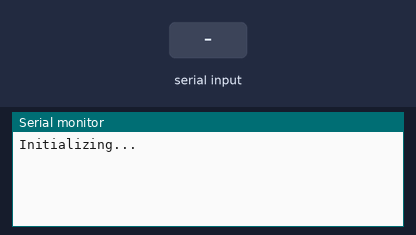
Bench run of a sketch on a simulated Arduino Uno, built with avr-gcc and run on an emulated ATmega328P. Parts: the last lines printed to the serial monitor. The inputs (shaded band) are chosen by the test bench.

Above: at 1.2 s.
1.3 s: "1\n" received over Serial
At 2.5 s:
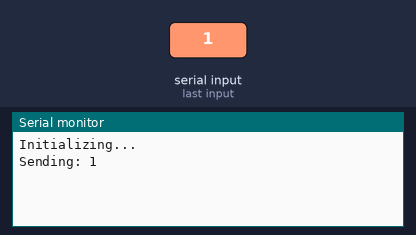
2.8 s: "1\n" received over the second serial link
At 3.6 s:
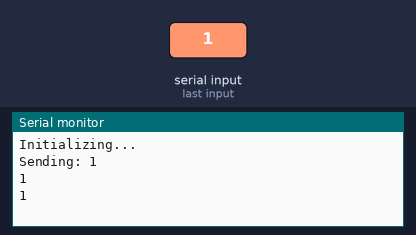
4.3 s: byte 10 ('\n') received over Serial
At 4.7 s:
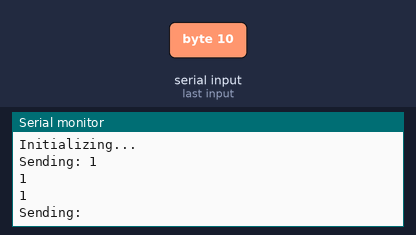
5.8 s: "0\n" received over Serial
At 6.3 s:
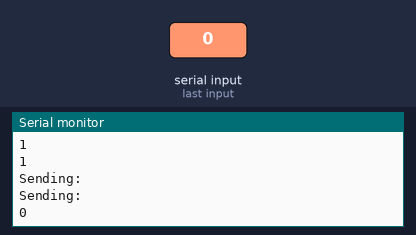
7.3 s: "2\n" received over the second serial link
At 8.3 s:
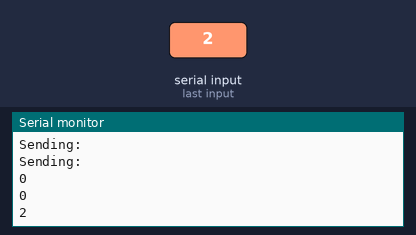
Timing chart, 0 to 9.8 s (numbered marks = the images above; inputs shaded):
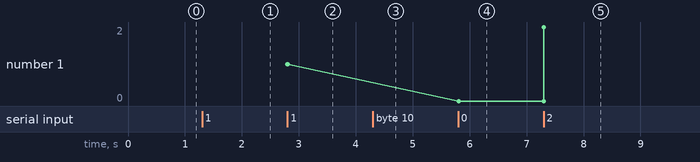

Measured:
- after the input at 1.3 s, the serial monitor: prints a new line at once (image 1)
- after the input at 2.8 s, the serial monitor: prints a new line at once (image 2)
- after the input at 4.3 s, the serial monitor: prints a new line at once (image 3)
- after the input at 5.8 s, the serial monitor: prints a new line at once (image 4)
- after the input at 7.3 s, the serial monitor: prints a new line at once (image 5)
- plotted number 1: 1 → 0 after the input at 5.8 s, 0 → 2 after the input at 7.3 s

The sketch:

nano-uno-hc12-listening.ino
```cpp
#include <NeoSWSerial.h>

//Constants (buttons)
const int txHc12 = A0; //green tx
const int rxHc12 = A1; //blue received
const int txNano = A2; //green tx
const int rxNano = A3; //blue received
const int waitingTime = 5000;

bool isListeningToHc12 = true;
bool isListeningToNano = false;
bool isSendingToNano = false;

String message = "";

NeoSWSerial HC12(txHc12, rxHc12); // (Green TX, Blue RX)
NeoSWSerial Nano(txNano, rxNano); // (Green TX, Blue RX)

void setup() {
  Serial.begin(9600);
  HC12.begin(9600);
  Nano.begin(9600);
  HC12.listen();
  Serial.println("Initializing...");
}

void loop() {

  if(HC12.available()) {
    char letter = HC12.read();
    if(letter == '\n') {
      message += '\n';
      Serial.println(message);
      message = "";
    } else {
      message += letter;
    }
  }

  if(Serial.available()) {
    char letter = Serial.read();
    if(letter == '\n') {
      message += '\n';
      Serial.print("Sending: ");
      Serial.println(message);
      HC12.end();

      Nano.listen();
      Nano.print(message);
      Nano.end();
      HC12.listen();
    } else {
      message += letter;
    }
  }


}
```
